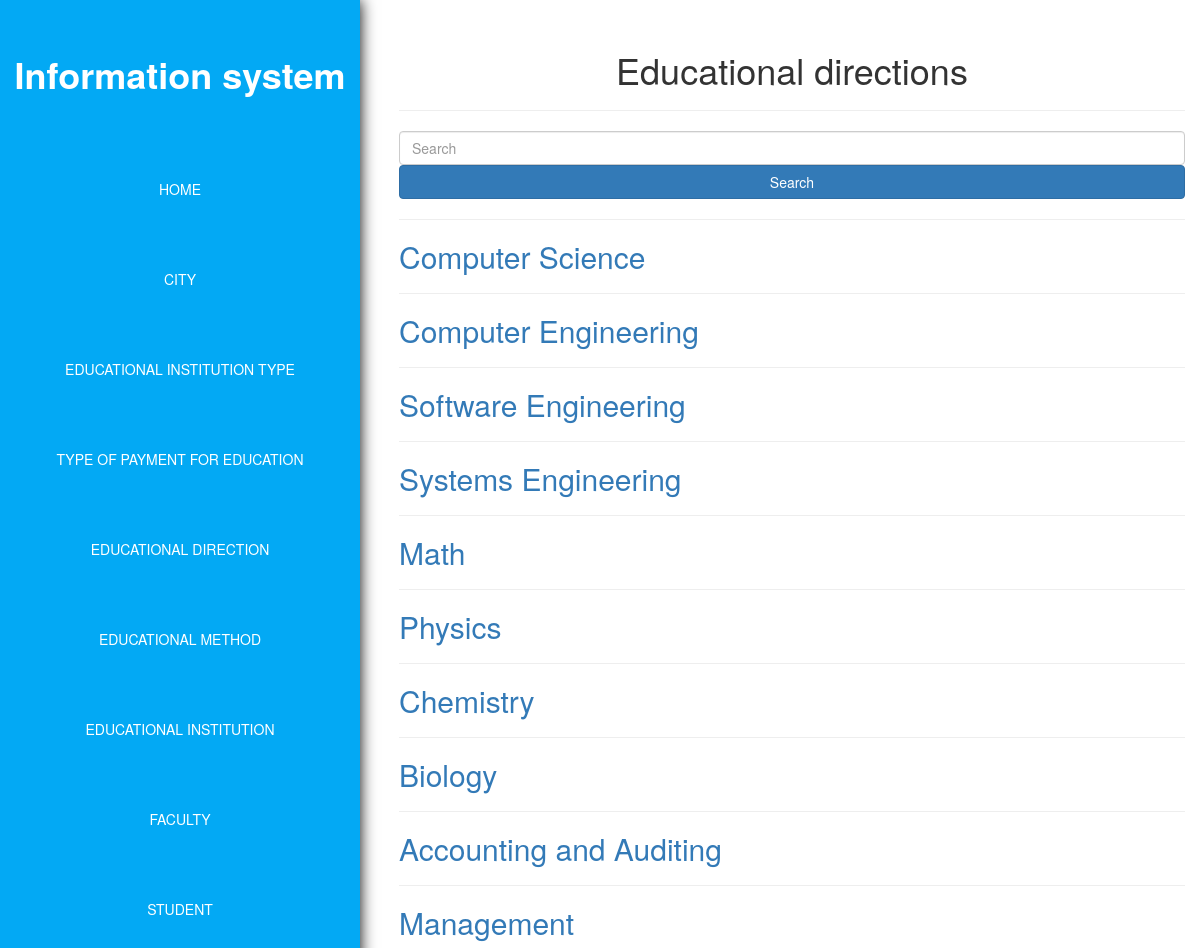
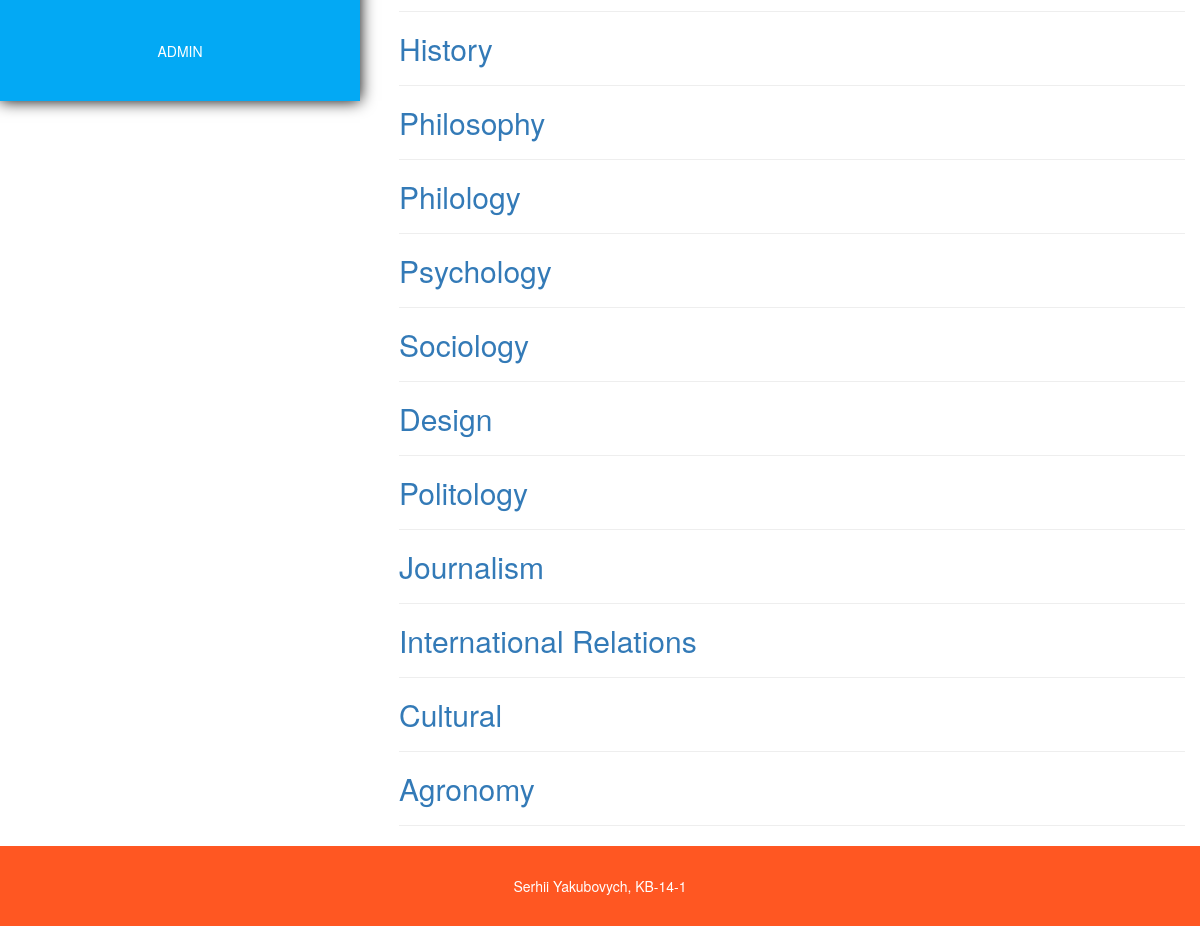
The page /educational_direction/all/ on the database its author committed (2 pictures, top to bottom).
### educational_institution/models.py (models this page shows, shortened)
class Educational_direction(models.Model):
    class Meta:
        db_table = "educational_direction"
    educational_direction_name = models.CharField(max_length=100, verbose_name="Educational direction name")

### educational_institution/views.py (the view)
# urls.py: url(r'^educational_direction/all/$', views.educational_directions,
def educational_directions(request):
    query = request.GET.get("q")
    if query:
        educational_direction_list = Educational_direction.objects.filter(
            Q(educational_direction_name__icontains=query)
        )
    else:
        educational_direction_list = Educational_direction.objects.all
    return render_to_response('educational_directions.html',
                              {'educational_directions': educational_direction_list, 'request': request})

### educational_institution/templates/educational_directions.html
{% extends 'main.html' %}
{% block educational_institution %}
<h1 class="text-center">Educational directions</h1>
<hr>
<div class="search-block">
    <form action="">
        <input type="text" name="q" class="form-control" placeholder="Search" value="{{ request.GET.q }}" >
        <input type="submit" class="btn btn-primary btn-block" value="Search">
    </form>
</div>
<hr>
{% for educational_direction in educational_directions %}
<h2>
    <a href="../get/{{ educational_direction.id }}/">
        {{ educational_direction.educational_direction_name }}
    </a>
</h2>
<hr>
{% endfor %}
{% endblock %}

### rows shown on the page
Educational_direction: educational_direction_name "Computer Science"
Educational_direction: educational_direction_name "Computer Engineering"
Educational_direction: educational_direction_name "Software Engineering"
Educational_direction: educational_direction_name "Systems Engineering"
Educational_direction: educational_direction_name "Math"
Educational_direction: educational_direction_name "Physics"
Educational_direction: educational_direction_name "Chemistry"
Educational_direction: educational_direction_name "Biology"
Educational_direction: educational_direction_name "Accounting and Auditing"
Educational_direction: educational_direction_name "Management"
Educational_direction: educational_direction_name "History"
Educational_direction: educational_direction_name "Philosophy"
Educational_direction: educational_direction_name "Philology"
Educational_direction: educational_direction_name "Psychology"
Educational_direction: educational_direction_name "Sociology"
Educational_direction: educational_direction_name "Design"
Educational_direction: educational_direction_name "Politology"
Educational_direction: educational_direction_name "Journalism"
Educational_direction: educational_direction_name "International Relations"
Educational_direction: educational_direction_name "Cultural"
Educational_direction: educational_direction_name "Agronomy"
